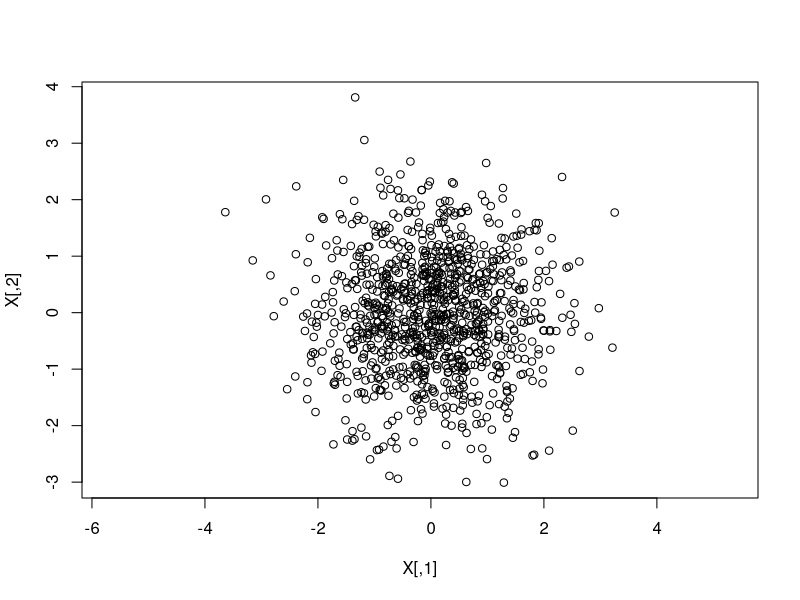
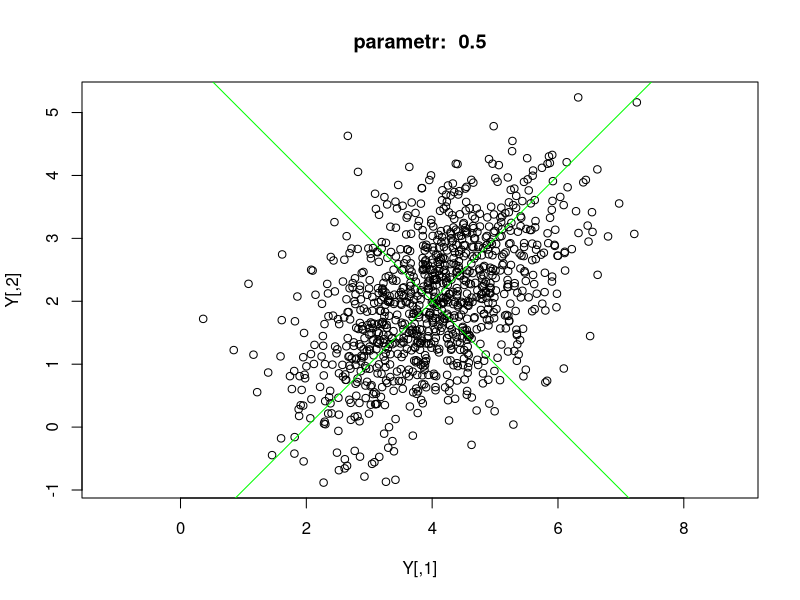
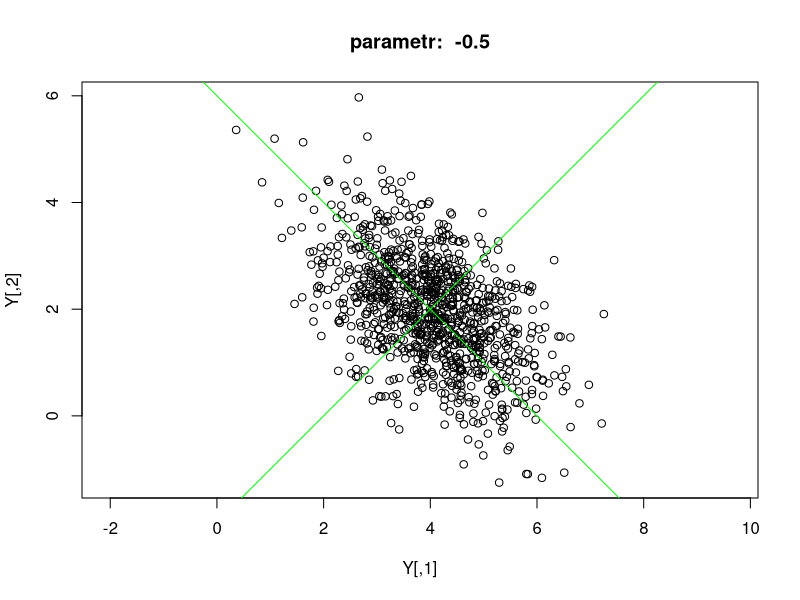
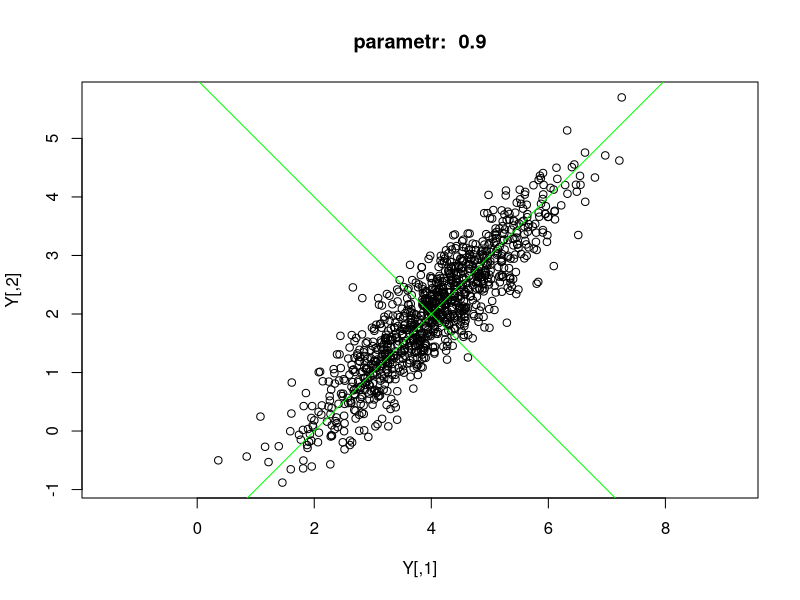
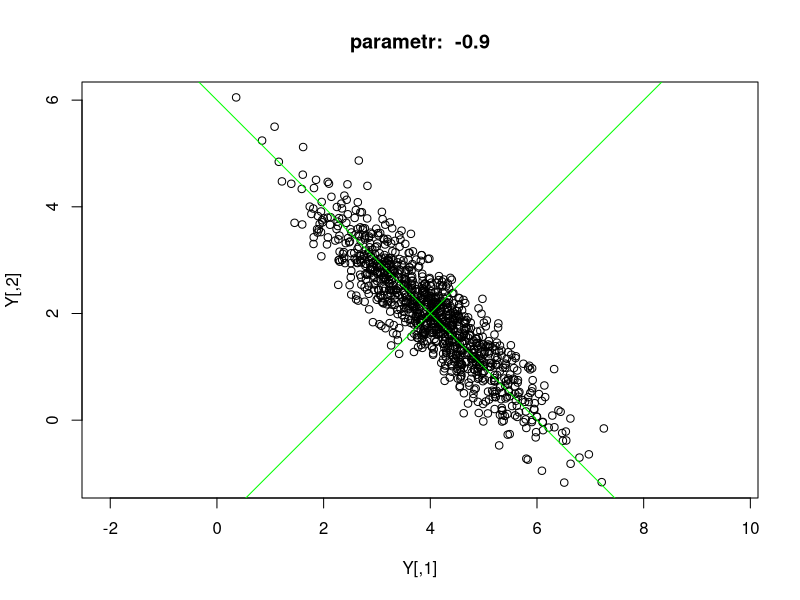
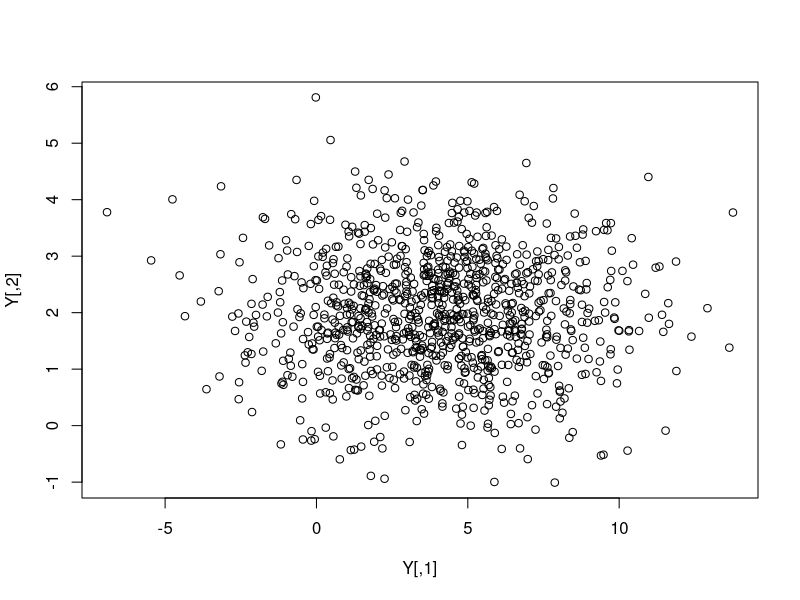
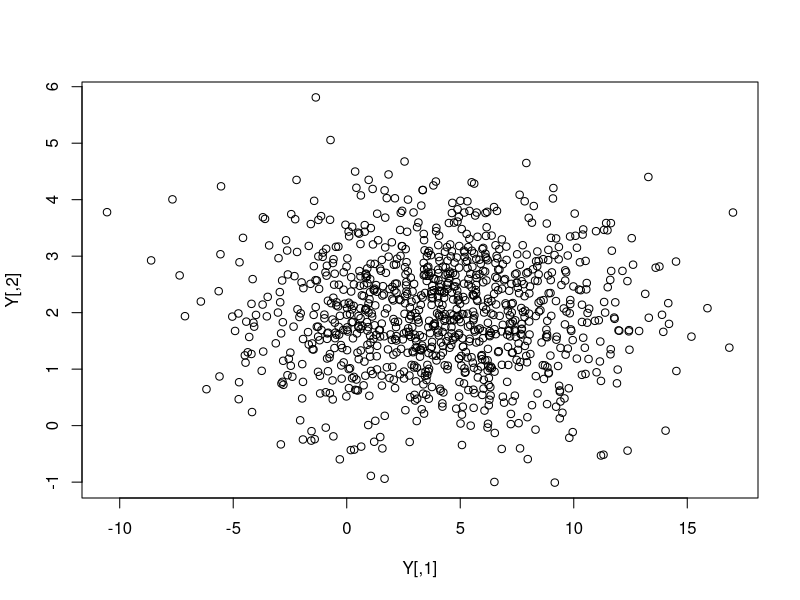
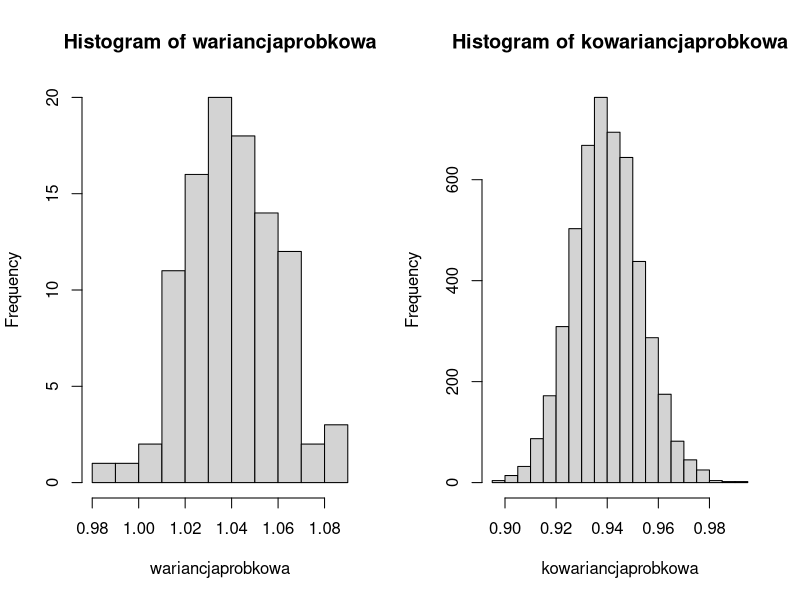

Source code (R) for these figures, in order:
## ---- chunk 1
knitr::opts_chunk$set(echo = TRUE)
set.seed(1)
## ---- chunk 2
library(MASS)
mean=rep(c(0),2)
var=diag(2)
X=mvrnorm(1000, mean,var)
plot(X,asp=1)
## ---- chunk 3
B=c(4,2)
pval=c(0.5,-0.5,0.9,-0.9)
#l=layout(matrix(c(1,2,3,4), nrow = 2, ncol = 2,byrow=TRUE))
#par(mfrow = c(2, 2))
for (j in 1:4) {
  sigma=matrix(c(1,pval[j],pval[j],1),2,2)
  A=t(chol(sigma))
  a=eigen(sigma)$vectors
  Y=X
  n=1000
  for (i in 1:1000){
  Y[i,1]<-(A%*%matrix(c(X[i,1],X[i,2]),2,1)+B)[1]
  Y[i,2]<-(A%*%matrix(c(X[i,1],X[i,2]),2,1)+B)[2]
  }
  a1=a[2]/a[1]; a2=a[4]/a[3]; b=B[2];
  x = seq(-20, 10, 0.1)
  y1 = a1*x
  y2 = a2*x
  plot(Y,asp=1,main=paste("parametr: ", pval[j]))
  points(x+4,y1+2,type="l",col="green")
  points(x+4,y2+2,type="l",col="green")
}
## ---- chunk 4
B=c(4,2)
sigmaval=c(3,4)
for (j in 1:2) {
  sigma=matrix(c((sigmaval[j])**2,0,0,1),2,2)
  A=t(chol(sigma))
  Y=X
  i=2
  for (i in 1:1000){
  Y[i,]<-(A%*%matrix(c(X[i,1],X[i,2]),nrow=2,ncol=1)+B)
  }
  plot(Y)
}
## ---- chunk 5
sigma=matrix(rep(c(0.9),10000),100,100)+diag(100)*0.1
## ---- chunk 6
Choleski=function(A){
  L=A*0
  for(j in 1:100){
    for(i in 1:j){
      if(i==j){
        L[i,i]=sqrt(A[i,i]-sum((L[i,1:i-1])**2))
      }
      else{
        L[j,i]=(A[j,i]-sum(L[i,1:i-1]*L[j,1:i-1]))/L[i,i]
      }
    }
  }
  return(t(L))
}

chole=Choleski(sigma)
chole2=chol(sigma)
all.equal(chole,chole2)
## ---- chunk 7
library(MASS)
l=layout(matrix(c(1, 2), nrow = 1, ncol = 2, byrow = TRUE))
mean=rep(c(0),100)
var=diag(100)
X=mvrnorm(1000, mean,var)
A=t(Choleski(sigma))
X1=A%*%t(X)
srednie=rowMeans(X1)
wariancjaprobkowa=c()
for (i in 1:100){
  wariancjaprobkowa=append(wariancjaprobkowa,sum((X1[i,]-srednie[i])**2)*(1/1000))
}
hist(wariancjaprobkowa)
kowariancjaprobkowa=c()
for(i in 1:100){
  for(j in i:100){
    if(i!=j){
      kowariancjaprobkowa=append(kowariancjaprobkowa,sum((X1[i,]-srednie[i])*(X1[j,]-srednie[j]))*(1/1000))
    }
  }
}
hist(kowariancjaprobkowa)


#srednie =0, wariancja=1, kowariancja=0.9
